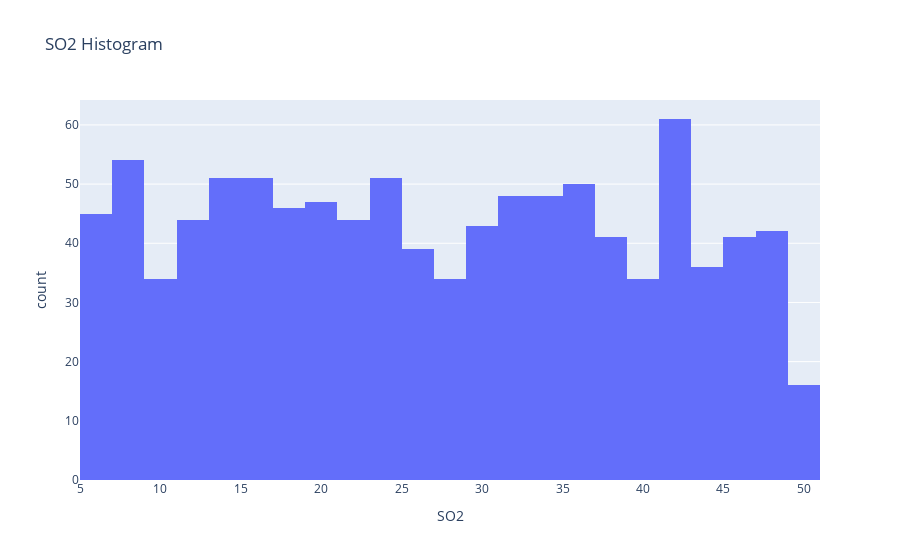

Here is the notebook cell this chart was saved with:
### Code cell
# 3. Histogram
px.histogram(df, x='SO2', nbins=30, title='SO2 Histogram').show()

### Figure 1 — Plotly figure (JSON) as saved in the notebook; plotly's stock layout.template omitted (floating-point values rounded to 4 significant figures; data arrays with more than 128 entries replaced by an {"elided": "..."} marker saying what was removed)
{"data": [{"bingroup": "x", "hovertemplate": "SO2=%{x}<br>count=%{y}<extra></extra>", "legendgroup": "", "marker": {"color": "#636efa", "pattern": {"shape": ""}}, "name": "", "nbinsx": 30, "orientation": "v", "showlegend": false, "type": "histogram", "x": {"elided": "1000 float values"}, "xaxis": "x", "yaxis": "y"}], "layout": {"autosize": true, "barmode": "relative", "legend": {"tracegroupgap": 0}, "title": {"text": "SO2 Histogram"}, "xaxis": {"anchor": "y", "autorange": true, "domain": [0, 1], "range": [5, 51], "title": {"text": "SO2"}, "type": "linear"}, "yaxis": {"anchor": "x", "autorange": true, "domain": [0, 1], "range": [0, 64.21], "title": {"text": "count"}}}}
